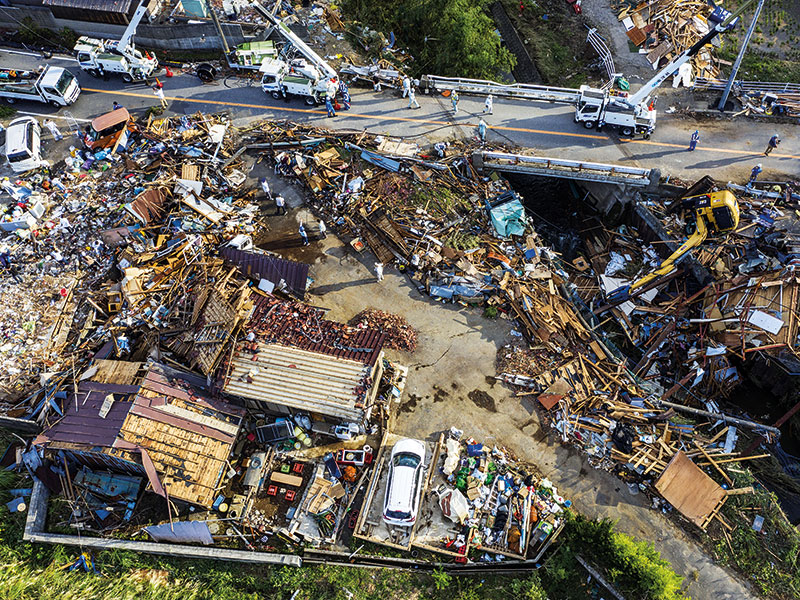
#> input picture controllers/drone_control/Disaster_economy_PPPs.jpg, 800 x 600 px
$ python -i debris.py   (imports and definitions only)
#> lines starting #> are read from the running program, lines starting #| are printed output that depends on the picture; after the words box and inside, x2 and y2 are one past the last pixel; in counts of white or black regions, pixels touching at a corner belong together
import cv2
import numpy as np
from scipy.ndimage import gaussian_filter


def detect_debris_unsupervised(image_rgb):
    """
    Unsupervised rubble segmentation for disaster scenes.
    Returns a binary mask (0/1) of debris regions.
    """
    gray = cv2.cvtColor(image_rgb, cv2.COLOR_RGB2GRAY)
    blur = cv2.GaussianBlur(gray, (11, 11), 0)
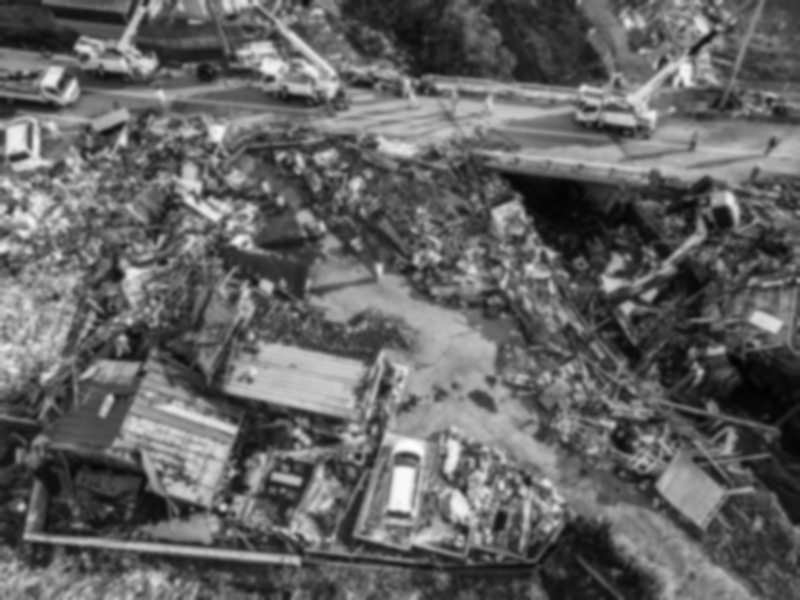
#> blur: shape (600, 800); min 2, max 254, mean 99.3

    # Texture contrast
    entropy = cv2.absdiff(gray, blur).astype(float)
    entropy = (entropy - entropy.min()) / (entropy.max() - entropy.min() + 1e-6)
    m1 = (entropy > 0.25).astype(np.uint8)
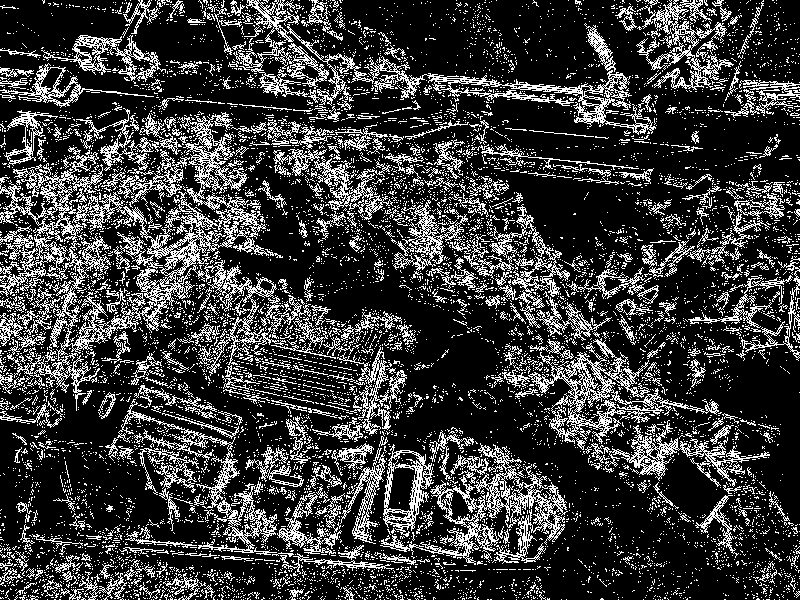
#> m1: shape (600, 800); values 0 (black) and 1 (white), 22.9% white in thin lines or dots

    # Edge density
    edges = cv2.Canny(gray, 50, 150)
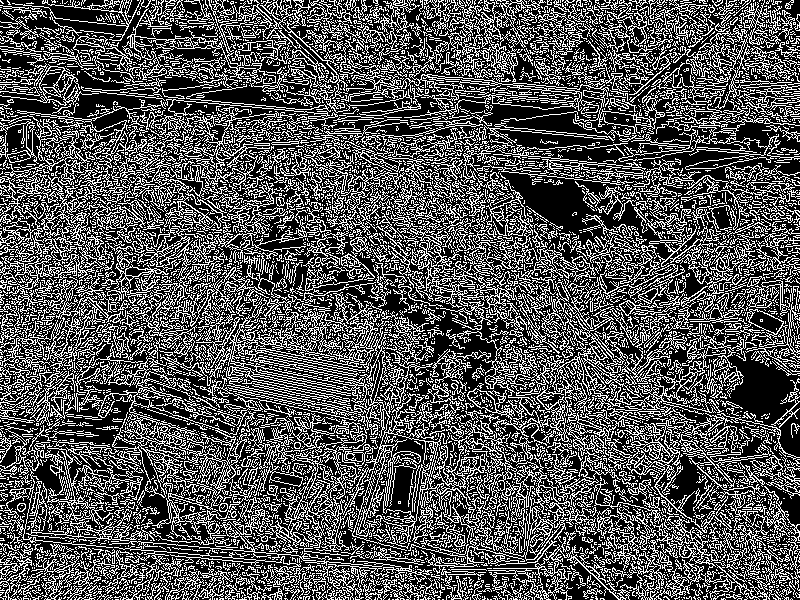
#> edges: shape (600, 800); 33% white in thin lines or dots
    edges_s = gaussian_filter(edges.astype(float), sigma=2)
    edges_s = (edges_s - edges_s.min()) / (edges_s.max() - edges_s.min() + 1e-6)
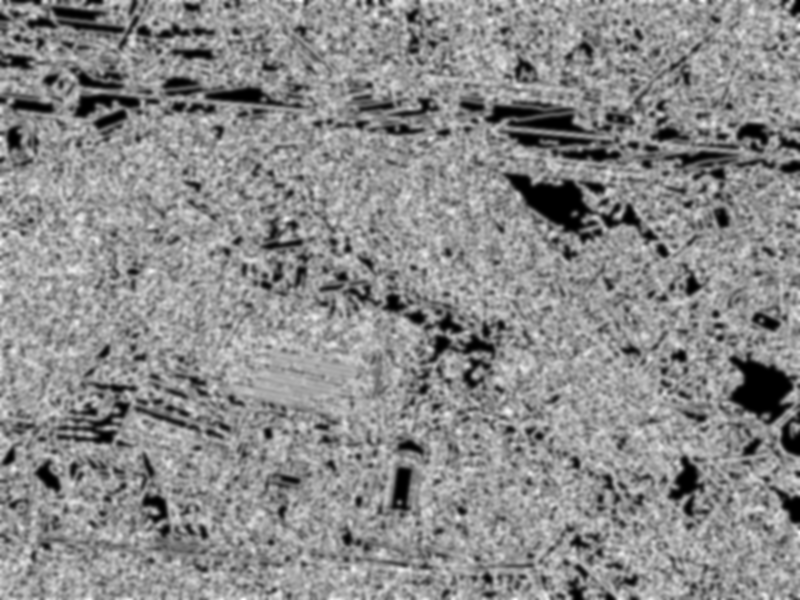
#> edges_s: shape (600, 800) float64; min 0, max 1, mean 0.545
    m2 = (edges_s > 0.20).astype(np.uint8)
#> m2: shape (600, 800); values 0 (black) and 1 (white), 94.6% white; 357 black regions (184 under 20 px), largest, box (x1, y1, x2, y2) and area: (730, 354, 795, 424) 2417, (506, 174, 592, 233) 2367, (509, 115, 584, 132) 659

    # Local variance
    local_mean = cv2.GaussianBlur(gray.astype(float), (15, 15), 0)
    local_mean2 = cv2.GaussianBlur(gray.astype(float)**2, (15, 15), 0)
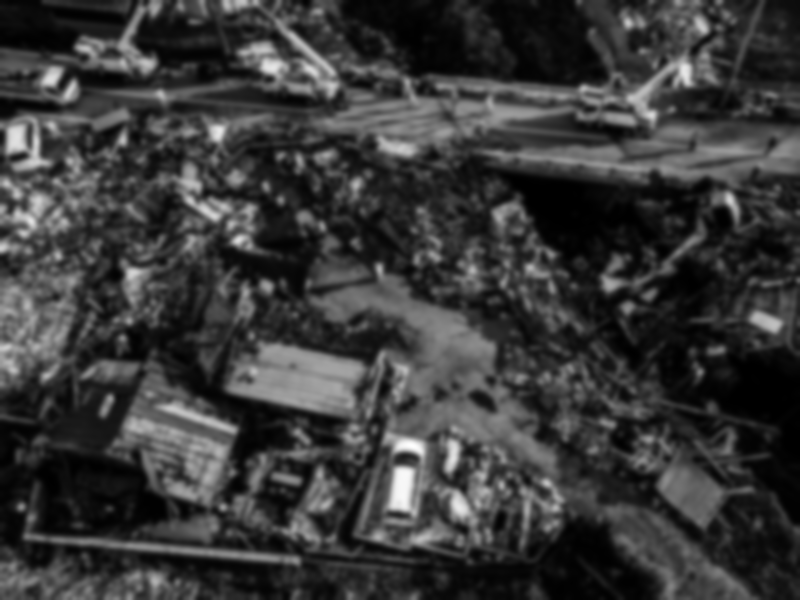
#> local_mean2: shape (600, 800) float64; min 13.45, max 63387.6, mean 14326.3; drawn with min black and max white
    local_std = np.sqrt(np.abs(local_mean2 - local_mean**2))
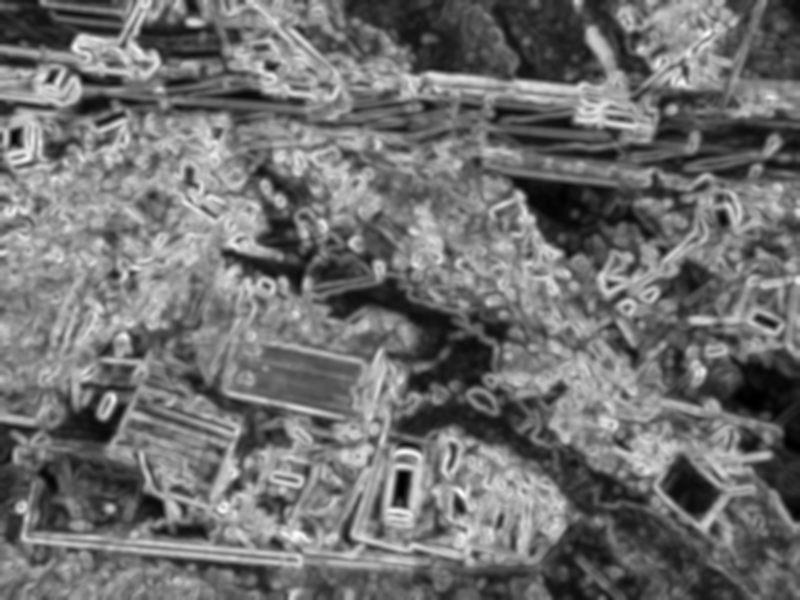
#> local_std: shape (600, 800) float64; min 0.906, max 99.24, mean 44; drawn with min black and max white
    local_std = (local_std - local_std.min()) / (local_std.max() - local_std.min() + 1e-6)
    m3 = (local_std > 0.3).astype(np.uint8)
#> m3: shape (600, 800); values 0 (black) and 1 (white), 74% white; 287 black regions (100 under 20 px), largest, box (x1, y1, x2, y2) and area: (322, 277, 749, 600) 19984, (343, 0, 652, 84) 15298, (660, 344, 800, 522) 8743

    combined = (m1 | m2 | m3)
#> combined: shape (600, 800); values 0 (black) and 1 (white), 95.3% white; 299 black regions (161 under 20 px), largest, box (x1, y1, x2, y2) and area: (730, 356, 795, 423) 2404, (506, 174, 592, 233) 2317, (670, 457, 703, 499) 625
    combined = cv2.dilate(combined, np.ones((25, 25), np.uint8))
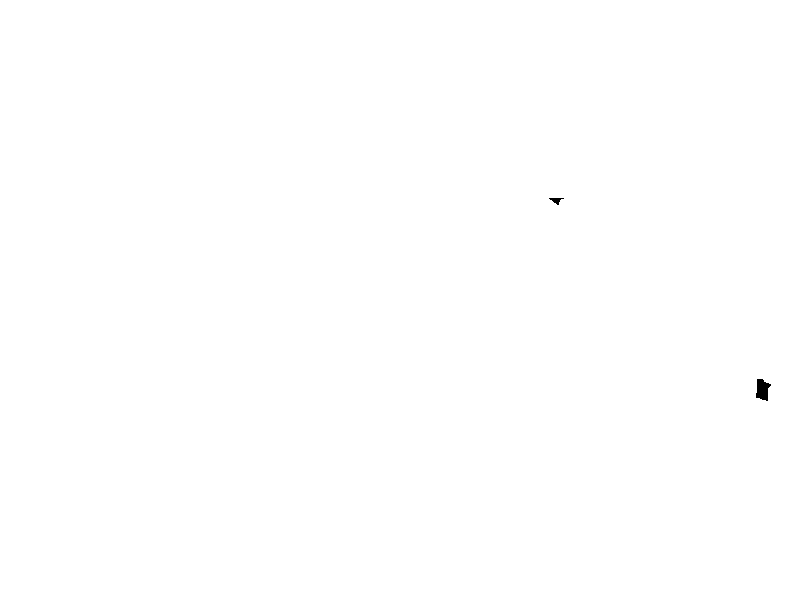
#> combined: shape (600, 800); values 0 (black) and 1 (white), 99.9% white; 2 black regions, box (x1, y1, x2, y2) and area: (756, 379, 771, 401) 225, (549, 198, 564, 205) 51

    return combined

>>> import cv2
>>> picture = cv2.cvtColor(cv2.imread('Disaster_economy_PPPs.jpg'), cv2.COLOR_BGR2RGB)
>>> result = detect_debris_unsupervised(picture)
